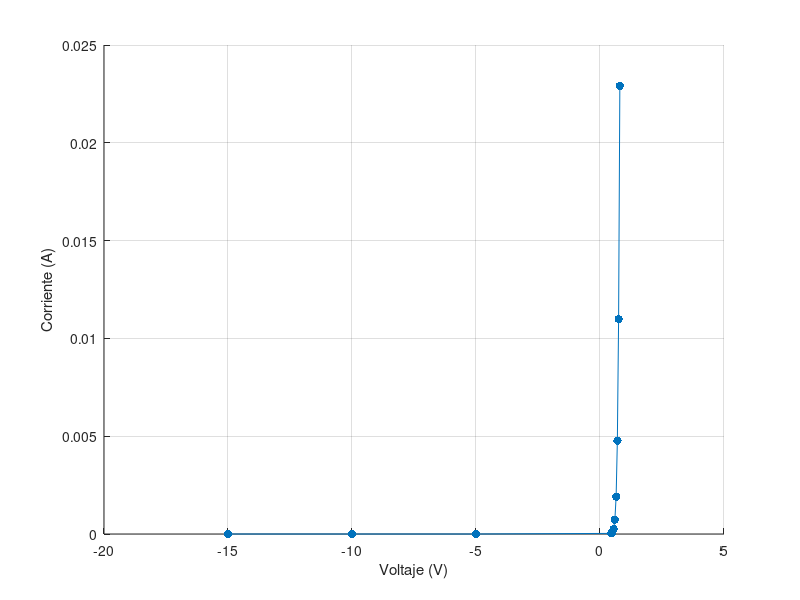

The MATLAB source for this figure:
x=[-15
-10
-5
0.45
0.5
0.55
0.6
0.65
0.7
0.75
0.8
];
y=[4.00E-09
5.12E-09
6.12E-09
3.09E-05
9.25E-05
2.54E-04
7.33E-04
1.91E-03
0.00477697
0.01099
0.02290758
];

scatter(x,y,'filled')
hold on
plot(x,y)
grid on
xlabel('Voltaje (V)') 
ylabel('Corriente (A)')